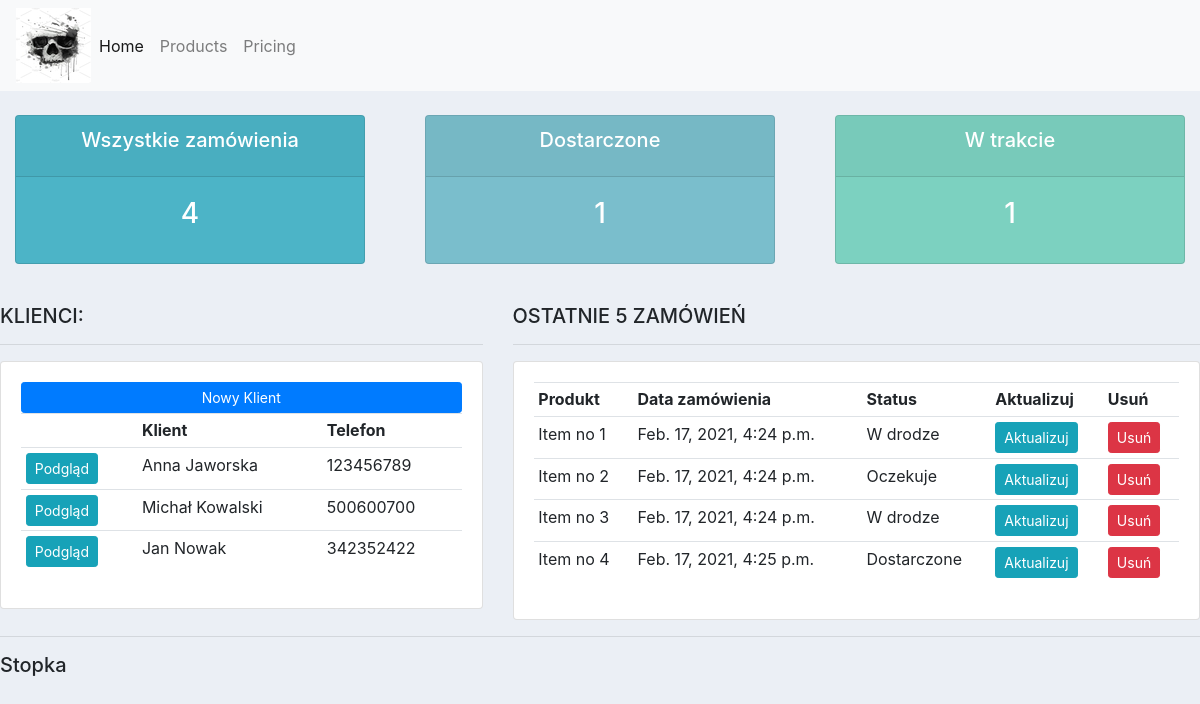
The app's page /, older data.
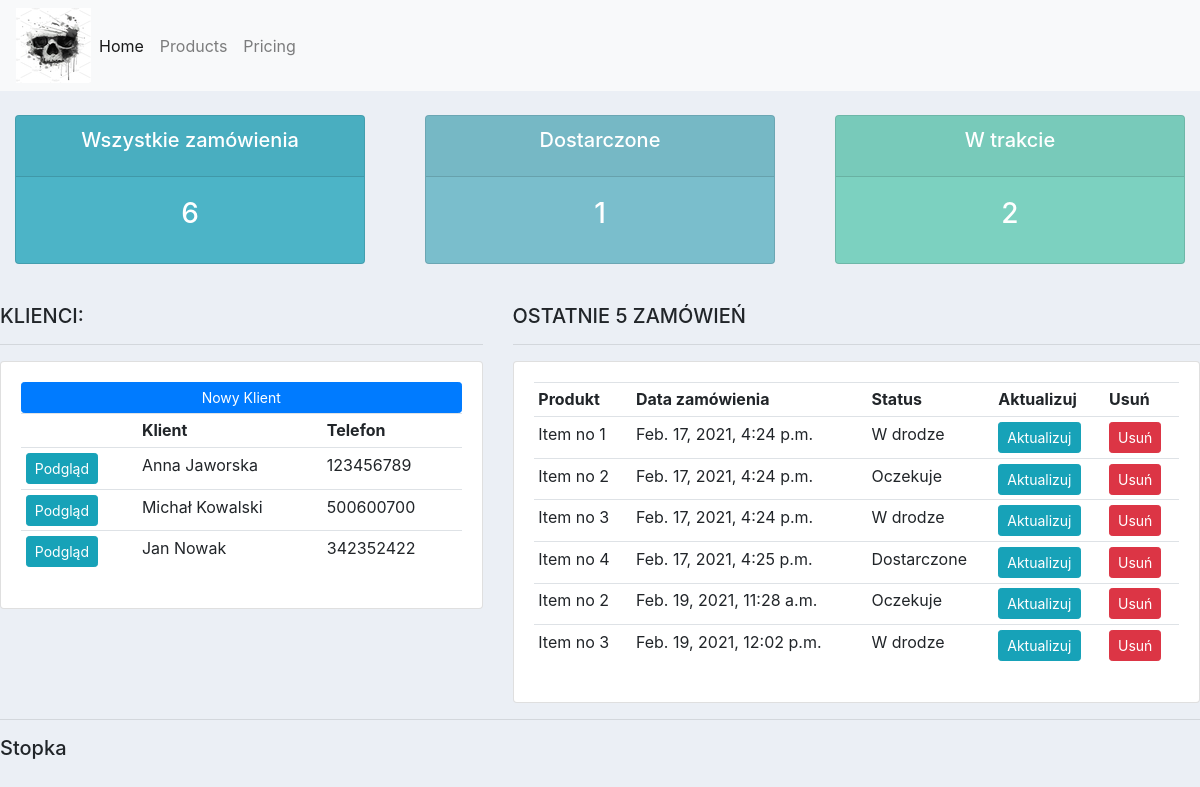
The same page, newer data.
### accounts/models.py (models this page shows, shortened)
class Customer(models.Model):
    name = models.CharField(max_length=150, null=True)
    phone = models.CharField(max_length=150, null=True)
    email = models.CharField(max_length=155, null=True)
    date_created = models.DateTimeField(auto_now_add=True, null=True)

class Order(models.Model):
    STATUS = (
        ('Oczekuje', 'Oczekuje'),
        ('W drodze', 'W drodze'),
        ('Dostarczone', 'Dostarczone'),
    )
    customer = models.ForeignKey(Customer, null=True, on_delete=models.SET_NULL)
    product = models.ForeignKey(Product, null=True, on_delete=models.SET_NULL)
    date_created = models.DateTimeField(auto_now_add=True, null=True)
    status = models.CharField(max_length=150, null=True, choices=STATUS)
    note = models.CharField(max_length=800, null=True)

class Product(models.Model):
    CATEGORY = (
        ('Promocja', 'Promocja'),
    )
    name = models.CharField(max_length=150, null=True)
    price = models.FloatField(max_length=150, null=True)
    category = models.CharField(max_length=150, null=True, choices=CATEGORY)
    description = models.TextField(max_length=150, null=True, blank=True)
    date_created = models.DateTimeField(auto_now_add=True, null=True)
    tags = models.ManyToManyField(Tag)

### accounts/views.py (the view)
# urls.py: 2. Add a URL to urlpatterns:  path('', views.home, name='home')
def home(request):
    orders = Order.objects.all()
    customers = Customer.objects.all()
    total_customers = customers.count()
    total_orders = orders.count()
    delivered = orders.filter(status='Dostarczone').count()
    pending = orders.filter(status='Oczekuje').count()
    context = {'orders': orders, 'customers': customers, 'total_orders': total_orders,
               'delivered': delivered, 'pending': pending}
    return render(request, 'accounts/dashboard.html', context)

### accounts/templates/accounts/dashboard.html
{%  extends 'accounts/main.html' %}
{% block content %}
    {%  include 'accounts/status.html' %}
    <br>
    <div class="row">
        <div class="col-md-5">
            <h5><KLIENCI></KLIENCI>KLIENCI:</h5>
            <hr>
            <div class="card card-body">
                <a class="btn btn-primary  btn-sm btn-block" href="">Nowy Klient</a>
                <table class="table table-sm">
                    <tr>
                        <th></th>
                        <th>Klient</th>
                        <th>Telefon</th>
                    </tr>
                    {% for customer in customers %}
                    <tr>
                        <td><a class="btn btn-sm btn-info" href="{% url 'customer' customer.id %}">Podgląd</a> </td>
                        <td>{{ customer.name }}</td>
                        <td>{{ customer.phone }}</td>
                    {% endfor %}
                    </tr>
                </table>
            </div>
        </div>
        <div class="col-md-7">
            <h5>OSTATNIE 5 ZAMÓWIEŃ</h5>
            <hr>
            <div class="card card-body">
                <table class="table table-sm">
                    <tr>
                        <th>Produkt</th>
                        <th>Data zamówienia</th>
                        <th>Status</th>
                        <th>Aktualizuj</th>
                        <th>Usuń</th>
                    </tr>
                    {% for order in orders %}
                        <tr>
                        <td>{{ order.product.name }}</td>
                        <td>{{ order.date_created }}</td>
                        <td>{{ order.status }}</td>
                        <td><a class="btn btn-sm btn-info" href="{% url 'update_order' order.id %}">Aktualizuj</a></td>
                        <td><a class="btn btn-sm btn-danger" href="{% url 'delete_order' order.id %}">Usuń</a></td>
                    {% endfor %}
                </table>
            </div>
        </div>
    </div>
{% endblock %}

Row changes from the older to the newer data that the page shows:
added Order: product.name "Item no 2", date_created "Feb. 19, 2021, 11:28 a.m.", status "Oczekuje"
added Order: product.name "Item no 3", date_created "Feb. 19, 2021, 12:02 p.m.", status "W drodze"
Text that changed along with them:
{{ total_orders }}: "4" → "6"
{{ pending }}: "1" → "2"
